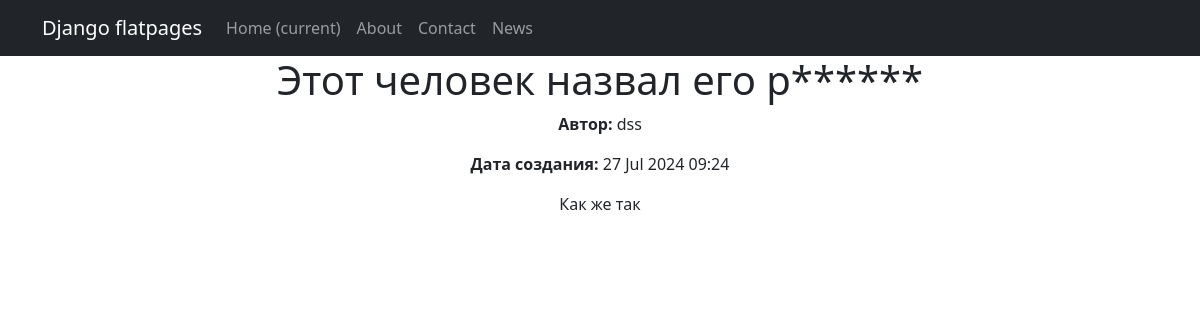
/news/news/3/, run on the app's committed database.
### NewsApp/models.py (models this page shows, shortened)
class Post(models.Model):
    author = models.ForeignKey(Author, on_delete=models.CASCADE)
    NEWS = 'NW'
    ARTICLE = 'AR'
    CATEGORY_CHOICES = (
        (NEWS, 'Новость'),
        (ARTICLE, 'Статья')
    )
    categoryType = models.CharField(max_length=2, choices=CATEGORY_CHOICES, default=NEWS)
    dateCreation = models.DateTimeField(auto_now_add=True)
    postCategory = models.ManyToManyField(Category, through='PostCategory')
    title = models.CharField(max_length=128)
    text = models.TextField()
    rating = models.SmallIntegerField(default=0)
    class Meta:
        ordering = ['-dateCreation']  # Сортировка от более свежих к старым

class Author(models.Model):
    authorUser = models.OneToOneField(User, on_delete=models.CASCADE)
    ratingAuthor = models.SmallIntegerField(default=0)

### NewsApp/views.py (the view)
# urls.py: path('news/<int:pk>/', PostDetailView.as_view(), name='post_detail'),
class PostDetailView(DetailView):
    model = Post
    template_name = 'news/post_detail.html'
    context_object_name = 'post'

### NewsApp/templatetags/custom_filters.py (called while the page is built)
@register.filter
def censor(text):
    if not text:
        return text
    def replace_word(match):
        word = match.group(0)
        if word.lower() in CENSORED_WORDS:
            return word[0] + '*' * (len(word) - 1)
        return word
    pattern = re.compile(r'\b\w+\b', re.IGNORECASE)
    return pattern.sub(replace_word, text)

### NewsApp/templates/news/post_detail.html
{% extends 'flatpages/default.html' %}
{% load custom_filters %}
{% block content %}
  <h1>{{ post.title|censor }}</h1>
  <p><strong>Автор:</strong> {{ post.author.authorUser.username }}</p>
  <p><strong>Дата создания:</strong> {{ post.dateCreation|date:"d M Y H:i" }}</p>
  <p>{{ post.text|censor }}</p>
{% endblock %}

### data on the page
Post: title|censor "Этот человек назвал его р******", author.authorUser.username "dss", dateCreation "27 Jul 2024 09:24", text|censor "Как же так"
